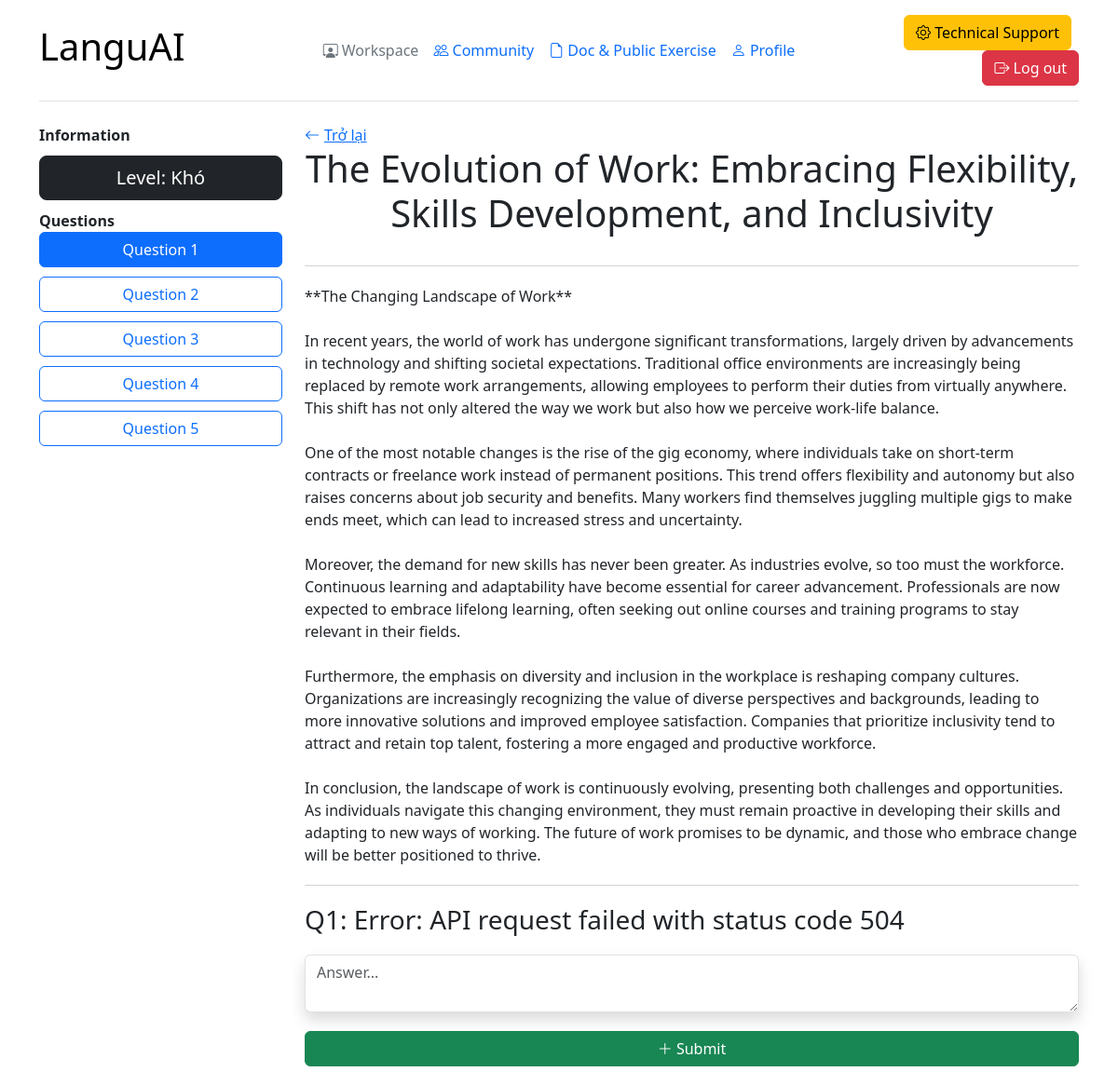
/submit/reading/13/number/1 (signed in), run on the app's committed database.
### tin_hoc_tre/models.py (models this page shows)
class Reading(models.Model):
    title = models.TextField()
    description = models.TextField()
    level = models.ForeignKey(
        Level, on_delete=models.CASCADE, related_name="Reading_level")
    image = models.ImageField(upload_to="Reading/image/")
    user = models.ForeignKey(
        Bio, on_delete=models.CASCADE, related_name="reading_user")
    status = models.TextField(null=True)

class Level(models.Model):
    name = models.TextField()
    point = models.FloatField()
    gift_point = models.FloatField()

class Reading_question(models.Model):
    question = models.TextField()
    no_question = models.IntegerField()
    reading = models.ForeignKey(
        Reading, on_delete=models.CASCADE, related_name="reading_reading_question")

### tin_hoc_tre/views.py (the view, shortened to what this page needs)
# urls.py: path("submit/reading/<int:id>/number/<int:number>", views.reading_submit,
def reading_submit(request, id, number):
    if request.user.is_authenticated:
        bio = Bio.objects.filter(user=request.user).first()
        post = Reading.objects.filter(id=id).first()
        question = Reading_question.objects.filter(
            reading=post, no_question=number).first()
        r = range(1, 6)
        next_question = number+1
        context = {"bio": bio, "post": post, "question": question,
                   "r": r, "next_question": next_question}
    else:
        return redirect("check")
    return render(request, "reading/submit.html", context=context)

### tin_hoc_tre/templates/reading/submit.html (shortened to what this page needs)
<!DOCTYPE html>
<html lang="en">
<head>
    <link rel="stylesheet" href="https://cdnjs.cloudflare.com/ajax/libs/bootstrap-icons/1.11.3/font/bootstrap-icons.min.css" />
    <link href="https://cdn.jsdelivr.net/npm/bootstrap@5.3.3/dist/css/bootstrap.min.css" rel="stylesheet">
</head>
<body>
    <div class="container">
        <header class="d-flex flex-wrap align-items-center justify-content-center justify-content-md-between py-3 mb-4 border-bottom">
          <div class="col-md-3 mb-2 mb-md-0">
            <a href="/" class="d-inline-flex link-body-emphasis text-decoration-none">
              <h1>LanguAI</h1>
            </a>
          </div>
          <ul class="nav col-12 col-md-auto mb-2 justify-content-center mb-md-0">
            <li><a href="{% url 'my_listening_workspace' %}" class="nav-link px-2 link-secondary"><i class="bi bi-person-workspace"></i> Workspace</a></li>
            <li><a href="{% url 'post_view' %}" class="nav-link px-2"><i class="bi bi-people"></i> Community</a></li>
            <li><a href="{% url 'document_list_view' %}" class="nav-link px-2"><i class="bi bi-file-earmark"></i> Doc & Public Exercise</a></li>
            <li><a href="{% url 'my_profile' %}" class="nav-link px-2"><i class="bi bi-person"></i> Profile</a></li>
          </ul>
          <div class="col-md-3 text-end">
            <button type="button" class="btn btn-warning me-2"><i class="bi bi-gear"></i> Technical Support</button>
            <a href="{% url 'log_out' %}" type="button" class="btn btn-danger"><i class="bi bi-box-arrow-right"></i> Log out</a>
          </div>
        </header>
        <section style="margin-top: 20px;">
            <div class="row">
                <div class="col-lg-3">
                  <b>Information</b>
                  <a class="btn btn-dark btn-lg w-100" style="margin-top: 10px;margin-bottom: 10px;">Level: {{post.level.name}}</a><br>
                    <b>Questions</b>
                    {% for i in r %}
                    <div class="col-lg">
                        {% if i != question.no_question %}
                        <a href="{% url 'reading_submit' id=post.id number=i %}" class="btn btn-outline-primary w-100" style="margin-bottom: 10px;">Question {{i}}</a>
                        <br>
                        {% else %}
                        <a class="btn btn-primary w-100" style="margin-bottom: 10px;">Question {{i}}</a>
                        <br>
                        {% endif %}
                    </div>
                    {% endfor %}
                </div>
                <div class="col-lg-9">
                    <a href="{% url 'reading_view' id=post.id %}" class="link-primary"><i class="bi bi-arrow-left" style="margin-right: 5px;"></i>Trở lại</a>
                    <h1 class="text-center">{{post.title}}</h1>
                    <br>
                    <div style="text-align: center;margin-bottom: 15px;">
                        <div style="width: 100%;margin: 0 auto;height:1px;background-color: lightgrey;" class="rounded"></div>
                    </div>
                        <div class="text" style="margin: 0 auto;margin-top: 20px;margin-bottom: 20px;">
                            {{post.description|safe}}
                        </div>
                    <div class="text-align: center;margin-bottom: 15px;">
                        <div style="width: 100%;margin: 0 auto;height:1px;background-color: lightgrey;" class="rounded"></div>
                        <h3 style="margin-top: 20px;">Q{{question.no_question}}: {{question.question}}</h3>
                        <form method="post">
                            <textarea class="form-control shadow" style="margin-bottom: 20px;margin-top: 20px;" name="answer" placeholder="Answer..."></textarea>
                                <button type="submit" class="btn btn-success w-100" style="margin-bottom: 20px;"><i class="bi bi-plus-lg"></i> Submit</button>
                            </div>
        </section>
      </div>
</body>
</html>

### data on the page
Reading: level.name "Khó", title "The Evolution of Work: Embracing Flexibility, Skills Development, and Inclusivity", description "**The Changing Landscape of Work** In recent years, the world of work has undergone significant transformations, largely driven by advancements in technology and shifting societal expectations. Traditional office environments are increasingly being replaced by remote work arrangements, allowing employees to perform their duties from virtually anywhere. This shift has not only altered the way we work but also how we perceive work-life balance. One of the most notable changes is the rise of the gig economy, where individuals take on short-term contracts or freelance work instead of permanent positions. This trend offers flexibility and autonomy but also raises concerns about job security and…"
Reading_question: no_question "1", question "Error: API request failed with status code 504"

### other printed values
{{ i }} "1"
{{ i }} "2" "3" "4" "5"
